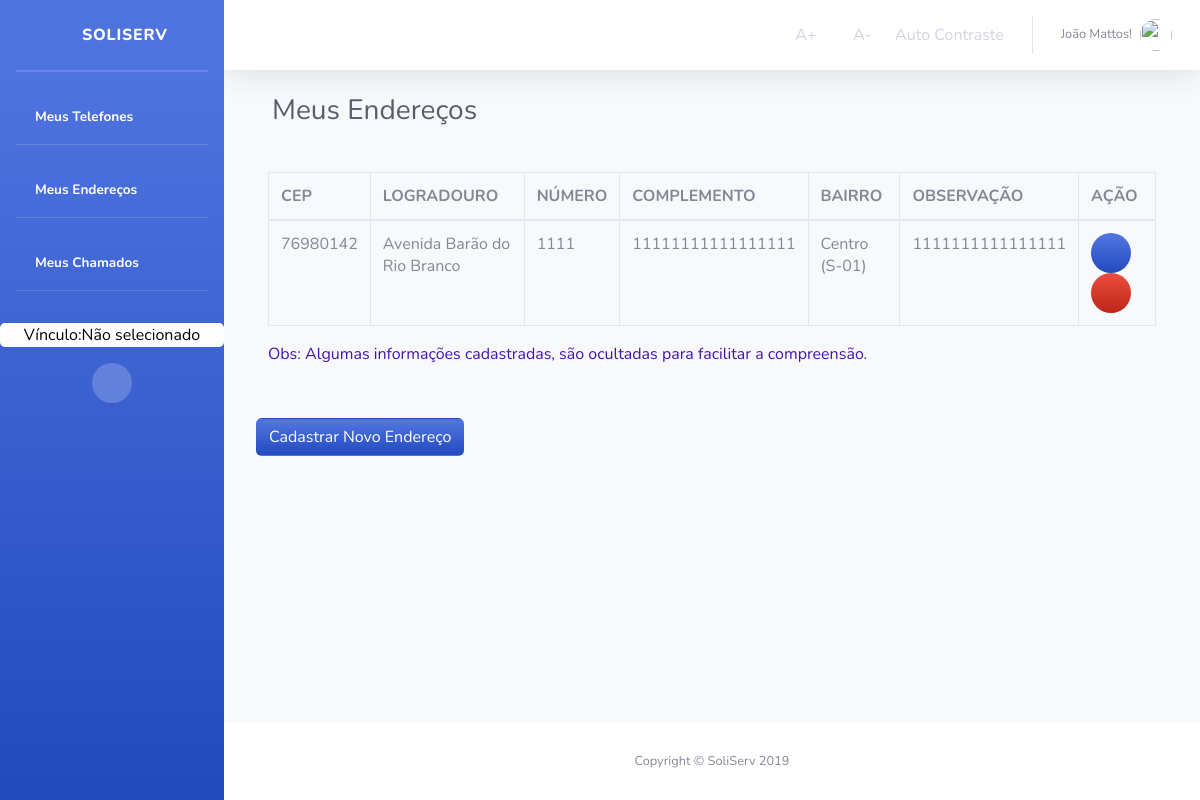
Screenshot of /Usuario/meusEnderecos/ (signed in) with the database file from the repository.
### Usuario/models.py (models this page shows, shortened)
class Endereco(models.Model):
    cep = models.IntegerField('CEP')
    logradouro = models.CharField('LOGRADOURO', max_length=45)
    enderecoNumero = models.CharField('NÚMERO', max_length=11)
    complemento = models.CharField('COMPLEMENTO', max_length=45)
    bairro = models.CharField('BAIRRO', max_length=45)
    observacao = models.CharField('OBSERVAÇÃO', max_length=45)
    municipio = models.CharField('MUNICIPIO', max_length=45)
    estado = models.CharField('ESTADO', max_length=2)
    idPessoa = models.ForeignKey(
        User, on_delete=models.CASCADE, verbose_name="PESSOA")
    class Meta:
        verbose_name = "Endereco"
        verbose_name_plural = "Endereco"

### Usuario/views.py (the view)
# urls.py: path('meusEnderecos/', views.enderecosList, name='listaEnderecos'),
def enderecosList(request):
    if not request.user.is_authenticated:
        return render(request, 'Usuario/acessoNegado.html')
    else:
        enderecos_list = Endereco.objects.filter(idPessoa_id=request.user.id)
        context = {'enderecos_list': enderecos_list}
        return render(request, 'Endereco/enderecosList.html', context)

### Usuario/templates/Endereco/enderecosList.html (shortened to what this page needs)
{% extends "sistemaDeGestaoDeServicosPublicos/index1.html" %}
{% block titulo %}
Meus Endereços
{% endblock titulo%}
{% block centro %}
{% if user.is_authenticated %}
<div>
    <div>
        <div class="card-body">
            {% if enderecos_list %}
            <div class="table-responsive">
                <table class="table table-bordered" id="dataTable" width="100%" cellspacing="0">
                    <thead>
                        <tr>
                            <th>CEP</th>
                            <th>LOGRADOURO</th>
                            <th>NÚMERO</th>
                            <th>COMPLEMENTO</th>
                            <th>BAIRRO</th>
                            <th>OBSERVAÇÃO</th>
                            <th>AÇÃO</th>
                        </tr>
                    </thead>
                    <tbody>
                        {% for enderecos in enderecos_list %}
                        <tr>
                            <td>{{enderecos.cep}}</td>
                            <td>{{enderecos.logradouro}}</td>
                            <td>{{enderecos.enderecoNumero}}</td>
                            <td>{{enderecos.complemento}} </td>
                            <td>{{enderecos.bairro}}</td>
                            <td>{{enderecos.observacao}}</td>
                            <td>
                                <a class="bg-gradient-primary btn-circle" style="color: white;"
                                    href="{% url 'endereco_atualizar' enderecos.id %}" title="Atualizar Endereco">
                                    <i class="fas fa-edit"></i>
                                </a>
                                <a class="bg-gradient-danger btn-circle" style="color: white;"
                                    href="{% url 'endereco_deletar' enderecos.id  %}" title="Excluir Endereco">
                                    <i class="fas fa-trash"></i>
                                </a>
                            </td>
                        </tr>
                        {% endfor %}
                    </tbody>
                </table>
                <p class=" mt-1" style="color: #4613ac;"> Obs: Algumas informações cadastradas, são ocultadas para
                    facilitar a
                    compreensão.</p>
            </div>
        </div>
    </div>
</div>
</div>
<a class="btn ml-2 mb-3 mt-3 bg-gradient-primary" style="color: white;" href="{% url 'cadastroEndereco' %}"
    title="Cadastrar Endereço">Cadastrar Novo Endereço</a>
</div>
{% endif %}
{% endif %}
{% endblock %}

### templates/sistemaDeGestaoDeServicosPublicos/index1.html (shortened to what this page needs)
<!DOCTYPE html>
<html lang="pt-br">
{% load staticfiles %}
<head>
  <link rel="stylesheet" href="{% static 'tema/css/sb-admin-2.css' %}">
  <link rel="stylesheet" href="{% static 'tema/vendor/fontawesome-free/css/all.css' %}">
  <link rel="stylesheet" href="{% static 'tema/vendor/fontawesome-free/css/all.css' %}">
  <link rel="stylesheet" href="{% static 'css/style.css' %}">
  <link rel="stylesheet" href="{% static 'img/avatar_2x.png' %}">
  <link rel="stylesheet" type="text/css" href="{% static 'css/select2.css' %}">
  <link rel="stylesheet" href="https://stackpath.bootstrapcdn.com/bootstrap/4.3.1/css/bootstrap.min.css"
>
  <link href="https://unpkg.com/material-components-web@latest/dist/material-components-web.min.css" rel="stylesheet">
  <link href="vendor/fontawesome-free/css/all.min.css" rel="stylesheet" type="text/css">
  <link href="css/sb-admin-2.min.css" rel="stylesheet">
</head>
<body id="page-top" class="acessibilidade teste">
  <div id="wrapper">
    <ul class="navbar-nav bg-gradient-primary sidebar sidebar-dark accordion" id="accordionSidebar">
      <a class="sidebar-brand d-flex align-items-center justify-content-center" href="{% url 'index' %}">
        <div class="sidebar-brand-icon">
          <i class="fas fa-home"></i>
        </div>
        <div class="sidebar-brand-text mx-3">SoliServ</div>
      </a>
      <hr class="sidebar-divider my-0">
      <hr class="sidebar-divider">
      <li class="nav-item active">
        <a class="nav-link" href="{% url 'listaTelefones' %}" title="Listar Meus Telefones">
          <i class="fas fa-phone-alt"></i>
          <span>Meus Telefones</span></a>
      </li>
      <hr class="sidebar-divider d-none d-md-block">
      <li class="nav-item active">
        <a class="nav-link" href="{% url 'listaEnderecos' %}" title="Listar Meus Endereços">
          <i class="fas fa-map-marker-alt"></i>
          <span>Meus Endereços</span></a>
      </li>
      <hr class="sidebar-divider d-none d-md-block">
      {% if user.is_authenticated %}
      <li class="nav-item active">
        <a class="nav-link" href="{% url 'Chamados:lista_chamado' user.id %}" title="Listar Meus Chamados">
          <i class="fas fa-list"></i>
          <span>Meus Chamados</span></a>
      </li>
      {% else %}
      <li class="nav-item active">
        <a class="nav-link" href="#" title="Listar Meus Chamados">
          <i class="fas fa-list"></i>
          <span>Meus Chamados</span></a>
      </li>
      {% endif %}
      <hr class="sidebar-divider d-none d-md-block">
      {% if request.session.temVinculo %}
      <a class="mt-3 text-center w-60 escolheVinculo" title="Clique para Escolher o Vínculo"
        href="{% url 'Orgao:retorna_Lotacao' %}">
        {% if request.session.nomeVinculo %}
        <span> Vínculo: {{ request.session.nomeVinculo }}</span>
        {% else %}
        <span> Vínculo:Não selecionado</span>
        {% endif %}
      </a>
      {% endif %}
      <div class=" mt-3 text-center d-none d-md-inline">
        <button class="rounded-circle border-0" id="sidebarToggle"></button>
      </div>
    </ul>
    <div id="content-wrapper" class="d-flex flex-column">
      <div id="content">
        <nav class="navbar navbar-expand navbar-light bg-white topbar mb-4 static-top shadow">
          <ul class="navbar-nav ml-auto">
            <li class="nav-item dropdown no-arrow d-sm-none">
            <li class="nav-item active">
              <a class="nav-link acessibilidade" onClick="fonte('a');" href="#" title="Aumentar Tamanho da Fonte">
                <i class="far fa-arrow-alt-circle-up"></i>
                <span>A+</span></a>
            </li>
            <li class="nav-item active">
              <a class="nav-link acessibilidade" onClick="fonte('d');" href="#" title="Diminuir Tamanho da Fonte">
                <i class="far fa-arrow-alt-circle-down"></i>
                <span>A-</span></a>
            </li>
            <li class="nav-item active">
              <a href="#altocontraste" id="altocontraste" accesskey="3" title="Auto Contraste"
                onclick="window.toggleContrast()" onkeydown="window.toggleContrast()" class="nav-link"
                title="Auto Contraste">
                <span>Auto Contraste</span></a>
            </li>
            <li class="nav-item dropdown no-arrow">
              <a class="nav-link dropdown-toggle" href="#" id="userDropdown" role="button" data-toggle="dropdown"
                aria-haspopup="true" aria-expanded="false">
                {% if user.is_authenticated %}
                <span class="mr-2 d-none d-lg-inline text-gray-600 small">{{ user.first_name }}
                  {{ user.last_name}}!</span>
                {% else %}
                <span class="mr-2 d-none d-lg-inline text-gray-600 small">Usuário não está logado!</span>
                {% endif %}
                {% if user.is_authenticated %}
                <img class="img-profile rounded-circle" src="{{ request.session.profile_picture }}">
                {% else %}
                <img class="img-profile rounded-circle" src="{% static 'img/avatar_2x.png' %}">
                {% endif %}
              </a>
            </li>
          </ul>
        </nav>
        <div class="container-fluid">
          <div class="d-sm-flex align-items-center justify-content-between mb-4 container">
            <h1 class="h3 mb-0 text-gray-800">{% block titulo %}{% endblock titulo%}</h1>
          </div>
          <div class="">
            {% block centro %}
            {% endblock %}
          </div>
          <footer class="sticky-footer bg-white">
            <div class="container my-auto">
              <div class="copyright text-center my-auto">
                <span>Copyright &copy; SoliServ 2019</span>
              </div>
            </div>
          </footer>
        </div>
      </div>
      {% block scripts %}
      <link href="https://cdnjs.cloudflare.com/ajax/libs/select2/4.0.11/css/select2.min.css" rel="stylesheet" />
      {% endblock %}
</body>
</html>

### sistemaDeGestaoDeServicosPublicos/static/css/style.css (style rules this page uses)
.escolheVinculo { border-radius: 5px; background-color: white; color: black; }

### rows the page displays
Endereco: cep "76980142", logradouro "Avenida Barão do Rio Branco", enderecoNumero "1111", complemento "11111111111111111", bairro "Centro (S-01)", observacao "1111111111111111"

### other values shown
{{ user.first_name }} "João"
{{ user.last_name }} "Mattos"
